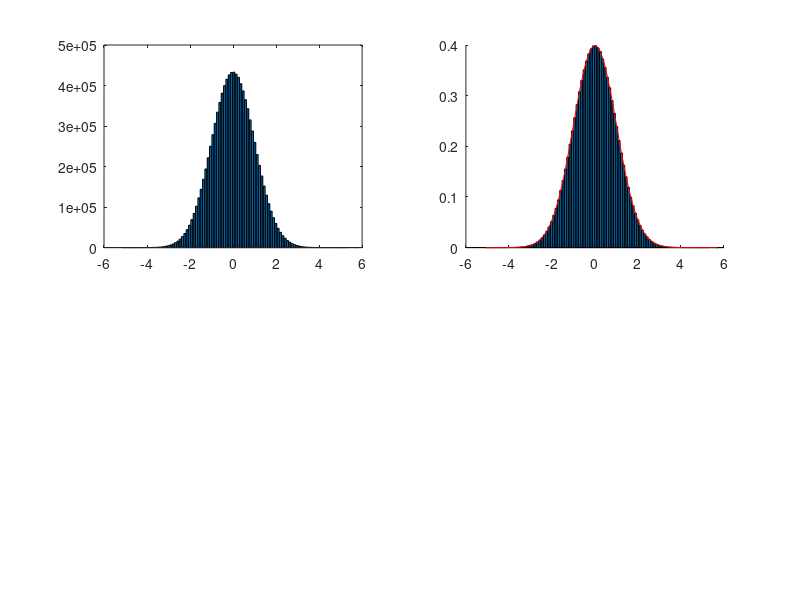

Recreate this plot in MATLAB.
clc;
%mean will varry in given deviation
a=randn(1,10000000);
m=mean(a)
s=std(a(:))
v=var(a)
[f,x]=hist(a,100);
b=trapz(x,f)%actual area
subplot(2,2,1)
bar(x,f);
%unit area
d=trapz(x,f/b)%unit area
subplot(2,2,2);hold on
bar(x,f/b);
g=1/sqrt(2*pi)*exp(-0.5*(x).^2);
plot(x,g,'r');hold off